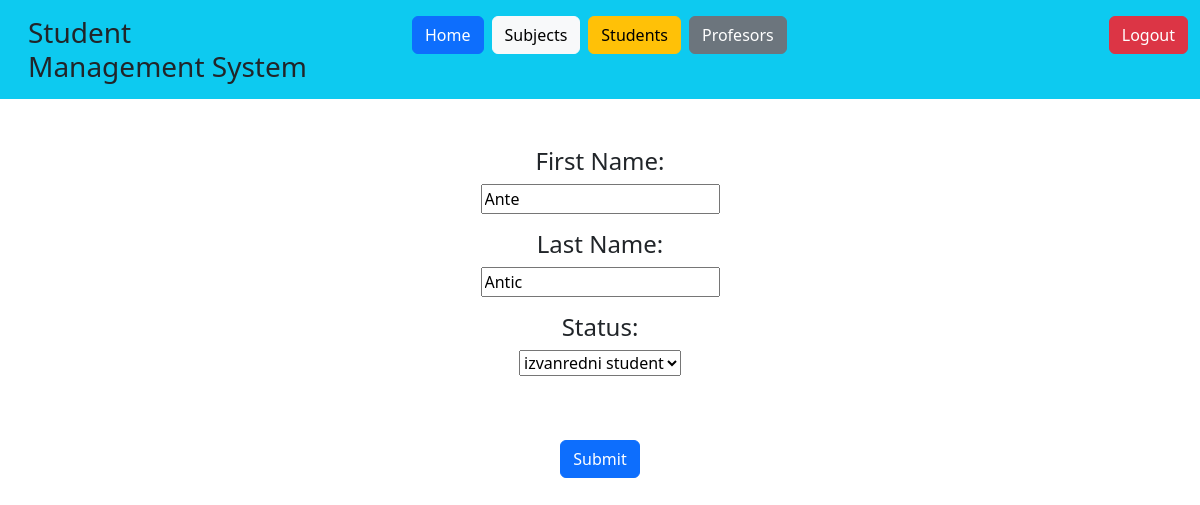
The app's page /students/student_edit/4 (signed in) with its own data.
### student_managment_system/models.py (models this page shows, shortened)
class Korisnik(AbstractUser):
    STATUS = (('none', 'None'), ('izv', 'izvanredni student'), ('red', 'redovni student'))
    status = models.CharField(max_length=50, choices=STATUS)
    uloga = models.ForeignKey(Uloga, on_delete=models.SET_NULL, null=True, related_name = 'korisnici')

### student_managment_system/decorators.py (the view)
    def wrap(*args, **kwargs):
        if args[0].user.uloga.name == "administrator":
            return function(*args, **kwargs)
        else:
            return redirect('home')

### student_managment_system/forms.py (shortened to what this page needs)
class User_Form(forms.ModelForm):
    password = forms.CharField(widget=forms.PasswordInput)
    class Meta:
        model = Korisnik
        fields = ['first_name', 'last_name', 'username', 'password', 'status', 'uloga']

### student_managment_system/views.py (called while the page is built)
@login_required
@administrator_required
def student_edit_view(request, id):
    try:
        user = get_object_or_404(Korisnik, id=id)
        if user is None:
            raise Exception
        else:
            if request.method == "POST":
                user_form = User_Form(request.POST, instance=user)
                if user_form.is_valid():
                    user_form.save()
                    return redirect('students')
                else:
                    return redirect('students')
            else:
                user_form = User_Form(instance=user)
                return render(request, 'students/student_edit.html', { 'form': user_form })
    except Exception as e:
        print(request, f'An error has occured while trying to accesses the edit page.')
    return render(request, 'students/student_edit.html', {})

### student_managment_system/templates/students/student_edit.html (shortened to what this page needs)
{% extends 'base/base.html' %}
{% load static %}
{% block 'body' %}
<form method="POST">
    <div class="d-flex align-items-center flex-column w-auto ">
        <h4>First Name: </h4>
        <p>{{ form.first_name }}</p>
        <h4>Last Name: </h4>
        <p>{{ form.last_name }}</p>
        <h4>Status: </h4>
        <p>{{ form.status }}</p>
        <button type="submit" value="Submit" class="btn btn-primary m-5">Submit</button>
    </div>
</form>
{% endblock %}

### records on screen
Korisnik: first_name "Ante", last_name "Antic", status "izvanredni student"
